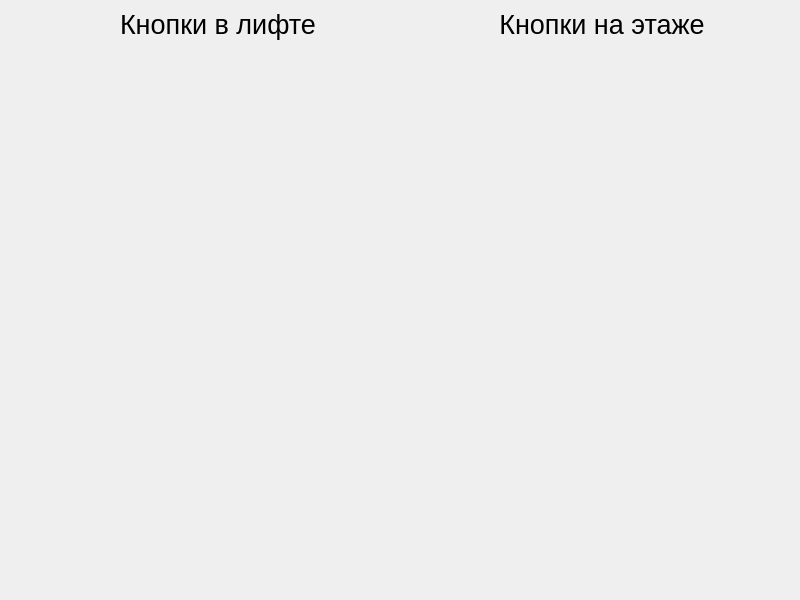
<?xml version="1.0" encoding="UTF-8"?>
<ui version="4.0">
 <class>MainWindow</class>
 <widget class="QMainWindow" name="MainWindow">
  <property name="geometry">
   <rect>
    <x>0</x>
    <y>0</y>
    <width>800</width>
    <height>600</height>
   </rect>
  </property>
  <property name="windowTitle">
   <string>MainWindow</string>
  </property>
  <widget class="QWidget" name="centralwidget">
   <layout class="QHBoxLayout" name="horizontalLayout">
    <item>
     <layout class="QVBoxLayout" name="verticalLayout">
      <item>
       <spacer name="verticalSpacer_3">
        <property name="orientation">
         <enum>Qt::Orientation::Vertical</enum>
        </property>
        <property name="sizeHint" stdset="0">
         <size>
          <width>20</width>
          <height>40</height>
         </size>
        </property>
       </spacer>
      </item>
     </layout>
    </item>
    <item>
     <layout class="QVBoxLayout" name="cabinButtons">
      <item>
       <widget class="QLabel" name="label_2">
        <property name="font">
         <font>
          <pointsize>20</pointsize>
         </font>
        </property>
        <property name="text">
         <string>Кнопки в лифте</string>
        </property>
        <property name="alignment">
         <set>Qt::AlignmentFlag::AlignCenter</set>
        </property>
       </widget>
      </item>
      <item>
       <spacer name="verticalSpacer">
        <property name="orientation">
         <enum>Qt::Orientation::Vertical</enum>
        </property>
        <property name="sizeHint" stdset="0">
         <size>
          <width>20</width>
          <height>40</height>
         </size>
        </property>
       </spacer>
      </item>
     </layout>
    </item>
    <item>
     <layout class="QVBoxLayout" name="floorButtons">
      <item>
       <widget class="QLabel" name="label">
        <property name="font">
         <font>
          <pointsize>20</pointsize>
         </font>
        </property>
        <property name="text">
         <string>Кнопки на этаже</string>
        </property>
        <property name="alignment">
         <set>Qt::AlignmentFlag::AlignCenter</set>
        </property>
       </widget>
      </item>
      <item>
       <spacer name="verticalSpacer_2">
        <property name="orientation">
         <enum>Qt::Orientation::Vertical</enum>
        </property>
        <property name="sizeHint" stdset="0">
         <size>
          <width>20</width>
          <height>40</height>
         </size>
        </property>
       </spacer>
      </item>
     </layout>
    </item>
   </layout>
  </widget>
 </widget>
 <resources/>
 <connections/>
 <buttongroups>
  <buttongroup name="flooIndicators"/>
 </buttongroups>
</ui>
